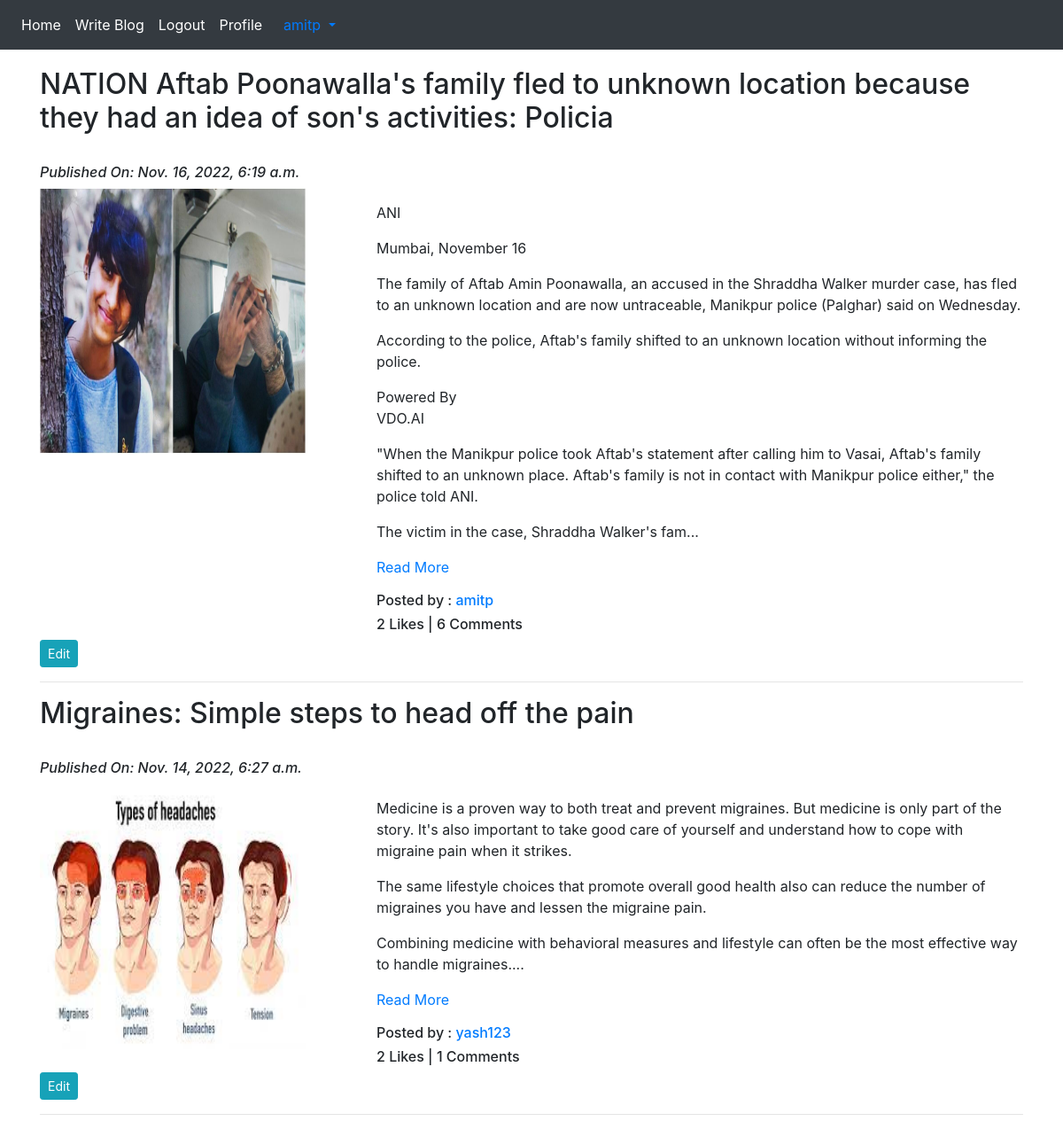
Screenshot of /blog/ (signed in) with the database file from the repository.
### App_Blog/models.py (models this page shows, shortened)
class Blog(models.Model):
    author=models.ForeignKey(User,on_delete=models.CASCADE,related_name='post_author')
    blog_title=models.CharField(max_length=264,verbose_name="Title")
    slug=models.SlugField(max_length=264,unique=True)
    blog_content=models.TextField(verbose_name="What is on Your mind?")
    blog_image=models.ImageField(upload_to='blog_images')
    publish_date=models.DateTimeField(auto_now_add=True)
    update_date=models.DateTimeField(auto_now=True)
    class Meta:
        ordering=['-publish_date']

### App_Blog/views.py (the view)
# urls.py: path('',views.BlogList.as_view(),name='blog_list'),
class BlogList(ListView):
    model=Blog
    template_name  = "App_Blog/blog_list.html"
    context_object_name ='blogs'
    queryset= Blog.objects.order_by('-publish_date')

### App_Blog/templatetags/custom_filter.py (called while the page is built)
def range_filter(value):
    return value[0:600] + "..."

### templates/App_Blog/blog_list.html (shortened to what this page needs)
{% extends 'base.html' %}
{% load custom_filter %}
{% block body_block %}
{% for blog in blogs %}
<h2> {{ blog.blog_title }} </h2>
<br>
<i>
  <h6>Published On: {{ blog.publish_date }}</h6>
</i>
<div class="row">
  <div class="col-sm-4">
    <img src="/media/{{ blog.blog_image }}" alt="{{ blog.blog_title }}"
      style="height:300px;width: 300px; position: relative;" title="{{ blog.blog_title }}">
  </div>
  <div class="col-sm-8">
    <p>{{ blog.blog_content|range_filter|linebreaks }}
      {% if user.is_authenticated %}
      <a href="{% url 'App_Blog:blog_details' slug=blog.slug %}">Read More</a>
      {% else %}
      <a href="{% url 'App_Login:signup'  %}">Read More</a>
      {% endif %}
    </p>
    <h6>Posted by : <a href="#">{{ blog.author }}</a> </h6>
    <h6>{{ blog.liked_blog.count }} Likes | {{ blog.blog_comment.count }} Comments</h6>
  </div>
</div>
{% if user.is_authenticated %}
<a href="{% url 'App_Blog:edit_blog' pk=blog.pk %}" class="btn btn-info btn-sm">Edit</a>
{% endif %}
<hr>
{% endfor %}
{% endblock %}

### templates/base.html (shortened to what this page needs)
<!doctype html>
<html lang="en">
<head>
    <link rel="stylesheet" href="https://maxcdn.bootstrapcdn.com/font-awesome/4.7.0/css/font-awesome.min.css">
    <link rel="stylesheet" href="https://cdn.jsdelivr.net/npm/bootstrap@4.3.1/dist/css/bootstrap.min.css"
>
</head>
<body>
    <nav class="navbar navbar-expand-sm bg-dark navbar-dark">
        <ul class="navbar-nav">
            <li class="nav-item active">
                <a class="nav-link" href="{% url 'index' %}">Home</a>
            </li>
            {% if user.is_authenticated %}
            <li class="nav-item active">
                <a class="nav-link" href="{% url 'App_Blog:create_blog' %}">Write Blog</a>
            </li>
            <li class="nav-item active">
                <a class="nav-link" href="{% url 'App_Login:logout' %}">Logout</a>
            </li>
            <li class="nav-item active">
                <a class="nav-link" href="{% url 'App_Login:profile' %}">Profile</a>
            </li>
            {% endif %}
        </ul>
        {% if user.is_authenticated %}
        <div class="nav-item dropdown">
            <a class="nav-link dropdown-toggle" href="#" id="navbardrop" data-toggle="dropdown">
                {{ user.username }}
            </a>
        </div>
        {% endif %}
    </nav>
    <div class="container " style="padding-top:20px">
        {% block body_block %}
        {% endblock %}
    </div>
</body>
</html>

### rows the page displays
Blog: blog_title "NATION Aftab Poonawalla's family fled to unknown location because they had an idea of son's activities: Policia", publish_date "Nov. 16, 2022, 6:19 a.m.", blog_image (picture), blog_content|range_filter "ANI Mumbai, November 16 The family of Aftab Amin Poonawalla, an accused in the Shraddha Walker murder case, has fled to an unknown location and are now untraceable, Manikpur police (Palghar) said on Wednesday. According to the police, Aftab's family shifted to an unknown location without informing the police. Powered By VDO.AI \"When the Manikpur police took Aftab's statement after calling him to Vasai, Aftab's family shifted to an unknown place. Aftab's family is not in contact with Manikpur police either,\" the police told ANI. The victim in the case, Shraddha Walker's fam...", author "amitp", liked_blog.count "2", blog_comment.count "6"
Blog: blog_title "Migraines: Simple steps to head off the pain", publish_date "Nov. 14, 2022, 6:27 a.m.", blog_image (picture), blog_content|range_filter "Medicine is a proven way to both treat and prevent migraines. But medicine is only part of the story. It's also important to take good care of yourself and understand how to cope with migraine pain when it strikes. The same lifestyle choices that promote overall good health also can reduce the number of migraines you have and lessen the migraine pain. Combining medicine with behavioral measures and lifestyle can often be the most effective way to handle migraines....", author "yash123", liked_blog.count "2", blog_comment.count "1"

### other values shown
{{ user.username }} "amitp"
